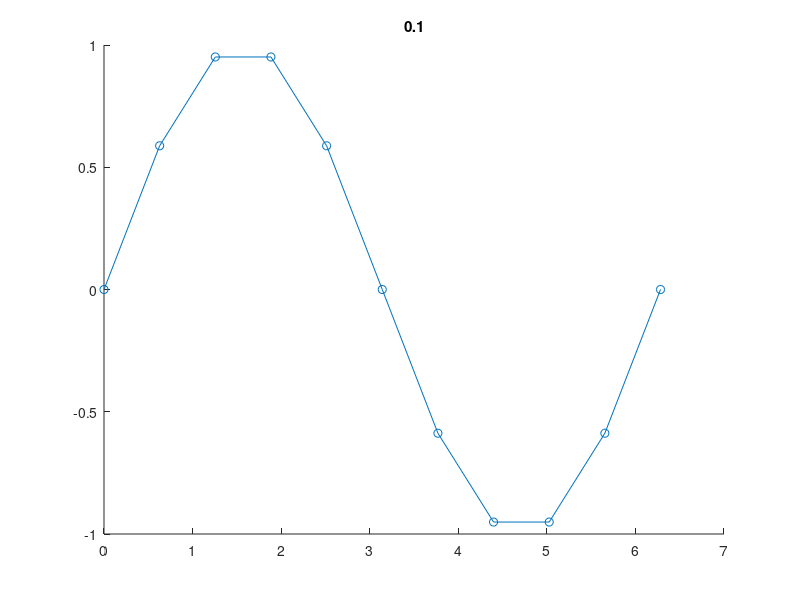
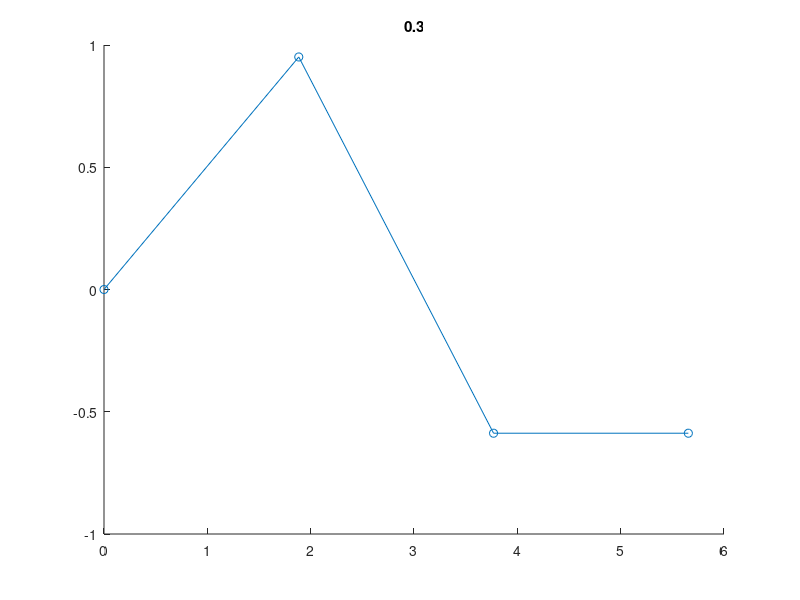
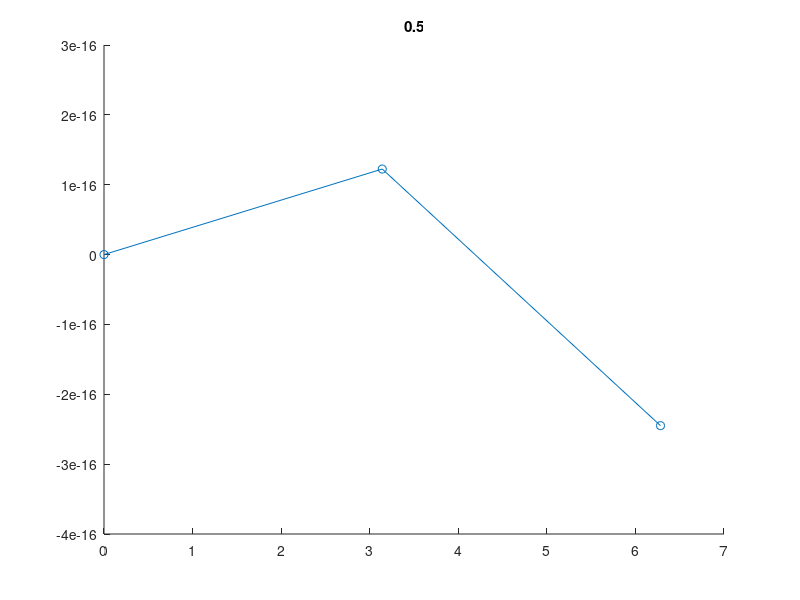
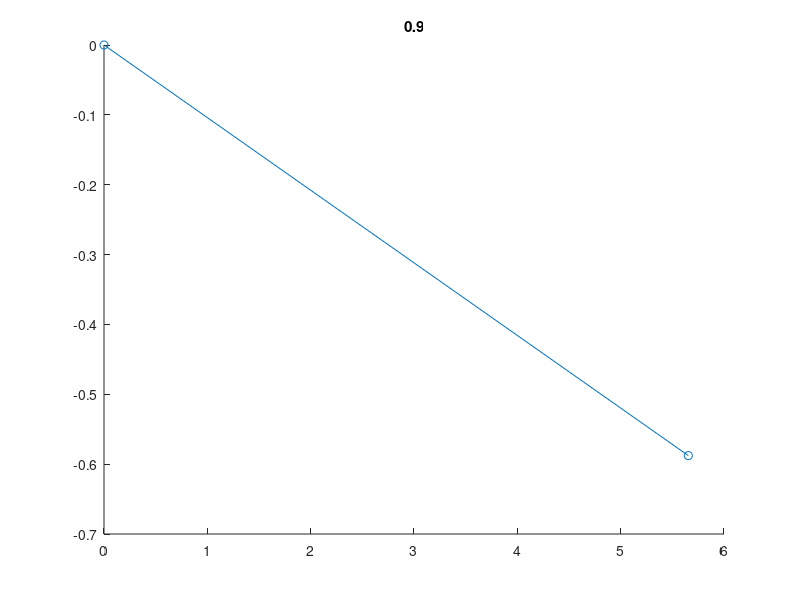

Source code (MATLAB) for these figures, in order:
f = [1,3,5,9,11,21]*100;
f_s = 1000;
f_n = f/f_s;
for i = 1:6
    x = 0:2*pi/(1/f_n(i)):2*pi;
    figure;
    hold on;
    title(f_n(i));
    plot(x, sin(x), '-o');
    
end
